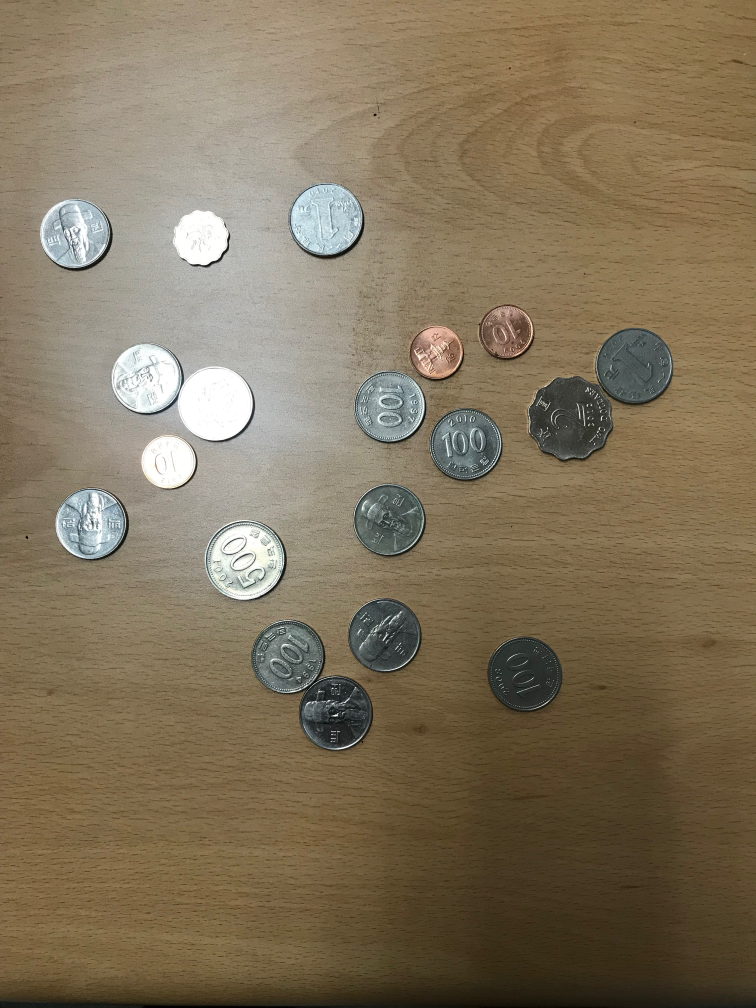
#> input picture HW1/IMG_8256.JPG, 3024 x 4032 px, found by its file name (shown at 1/4 size)
$ jupyter execute coin_4.ipynb
#> lines starting #> are read from the running program, lines starting #| are printed output that depends on the picture
[cell 1]
import numpy as np
import cv2
import matplotlib.pyplot as plt

ret = cv2.imread("IMG_8256.JPG")
#> ret is the input picture: shape (4032, 3024, 3); mean B, G, R 91, 115.2, 129.4
roi = ret[500:3200,0:2800]
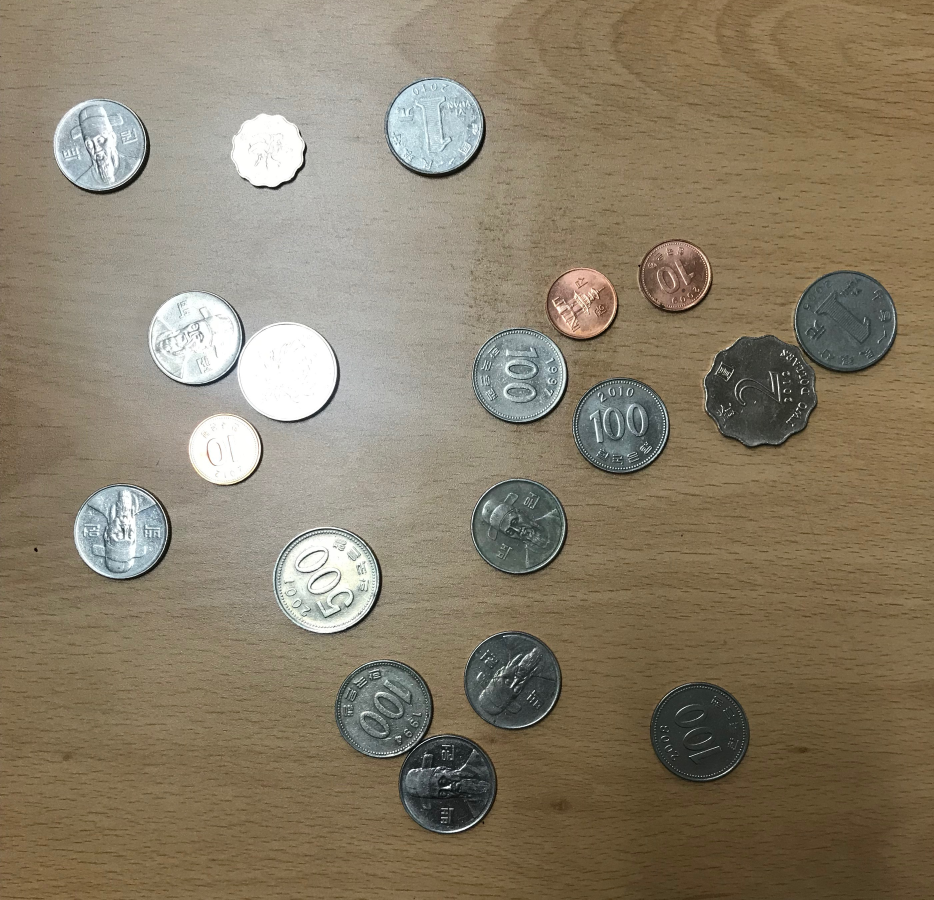
#> roi: shape (2700, 2800, 3) (shown at 1/3 size); mean B, G, R 104.8, 125.8, 137.4

plt.imshow(roi)

[cell 2]
gray = cv2.cvtColor(roi, cv2.COLOR_BGR2GRAY)
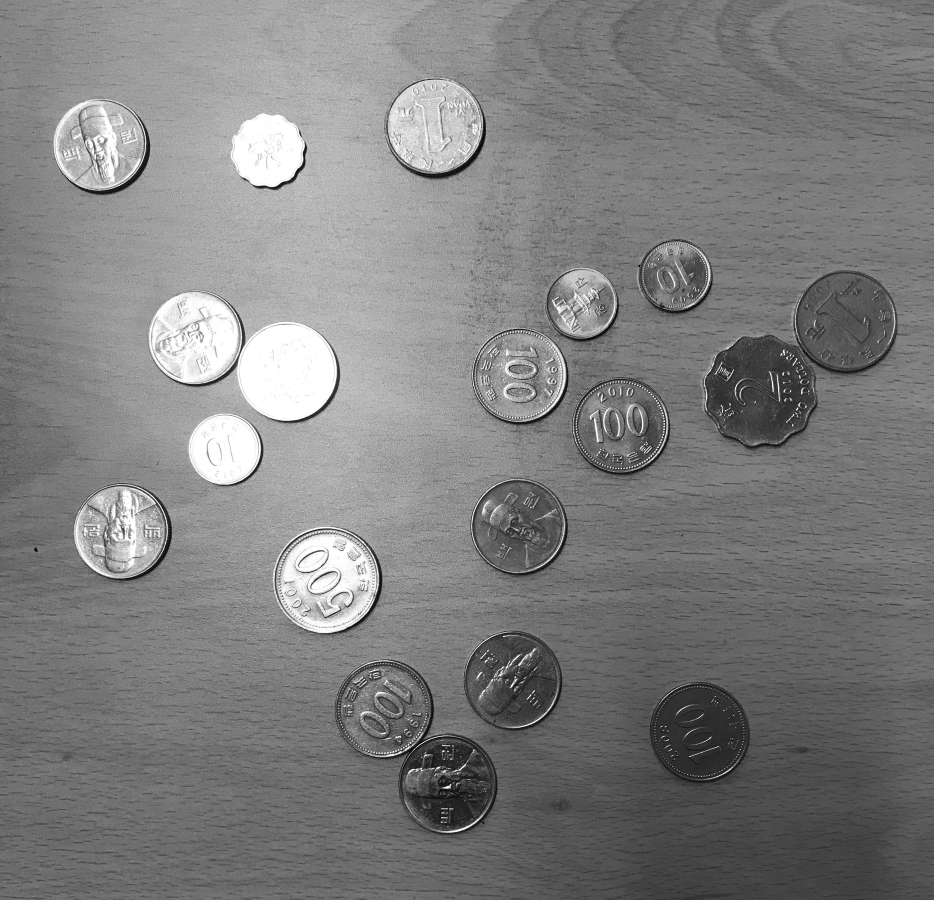
#> gray: shape (2700, 2800) (shown at 1/3 size); min 0, max 255, mean 126.9
gray = cv2.bilateralFilter(gray,23,101,101)
gray = cv2.GaussianBlur(gray, (13,11), 0)
gray_blur = cv2.medianBlur(gray,7)

plt.imshow(gray_blur, 'gray')

[cell 3]
circles = cv2.HoughCircles(gray_blur, cv2.HOUGH_GRADIENT, 0.9, 120, param1 = 50, param2 = 30, minRadius = 100, maxRadius = 180)
#> circles = 15 rows, first 8: [1555.5, 1578.5, 138.7], [1558.5, 1123.5, 139], [584.5, 1013.5, 137.8], [975.5, 1736.5, 160.8], [297.5, 434.5, 137.6], [362.5, 1592.5, 141.8], [1862.5, 1275.5, 140.9], [860.5, 1115.5, 149.2]
circles_rnd = np.uint16(np.around(circles))
#> circles_rnd = 15 rows, first 8: [1556, 1578, 139], [1558, 1124, 139], [584, 1014, 138], [976, 1736, 161], [298, 434, 138], [362, 1592, 142], [1862, 1276, 141], [860, 1116, 149]

print(circles_rnd.shape)
#| (1, 15, 3)

[cell 4]
count = 1
for i in circles_rnd[0, :]:
    cv2.circle(roi, (i[0],i[1]),i[2],(0,0,150), 15)
    cv2.circle(roi, (i[0],i[1]),2,(0, 0, 0), 5)
    cv2.putText(roi, str(count), (i[0]-70,i[1]+30), cv2.FONT_HERSHEY_SIMPLEX, 3.3, (0,0,150), 15)
    count += 1

    plt.rcParams["figure.figsize"] = (16,9)
    plt.imshow(roi)
#> this loop made 15 passes
#> i on passes 1 to 12: [1556, 1578, 139], [1558, 1124, 139], [584, 1014, 138], [976, 1736, 161], [298, 434, 138], [362, 1592, 142], [1862, 1276, 141], [860, 1116, 149], [1306, 378, 140], [674, 1348, 107], [2030, 824, 101], [1340, 2354, 143]
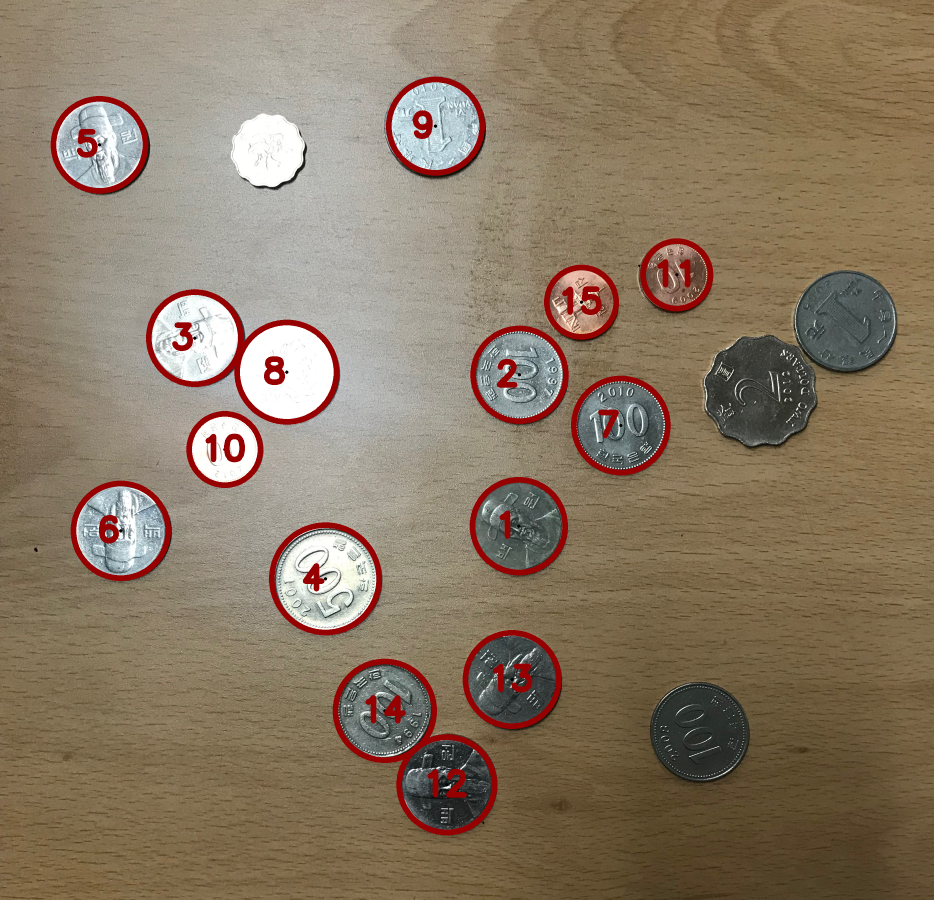
#> roi: shape (2700, 2800, 3) (shown at 1/3 size); mean B, G, R 100.3, 121.1, 138
#> after the loop, count = 16
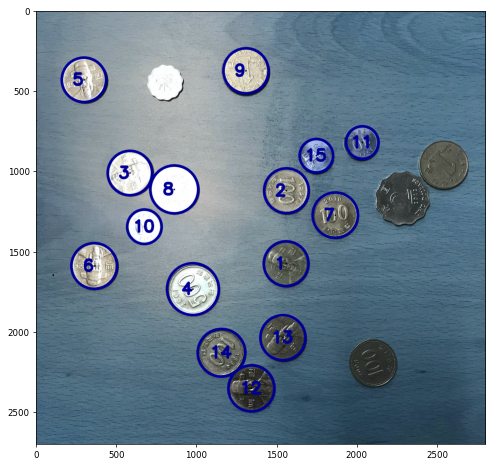
#> figure drawn by matplotlib, 1 panel; B, G, R data is drawn as R, G, B

$ run again, with HW1/IMG_8253.JPG copied over HW1/IMG_8256.JPG
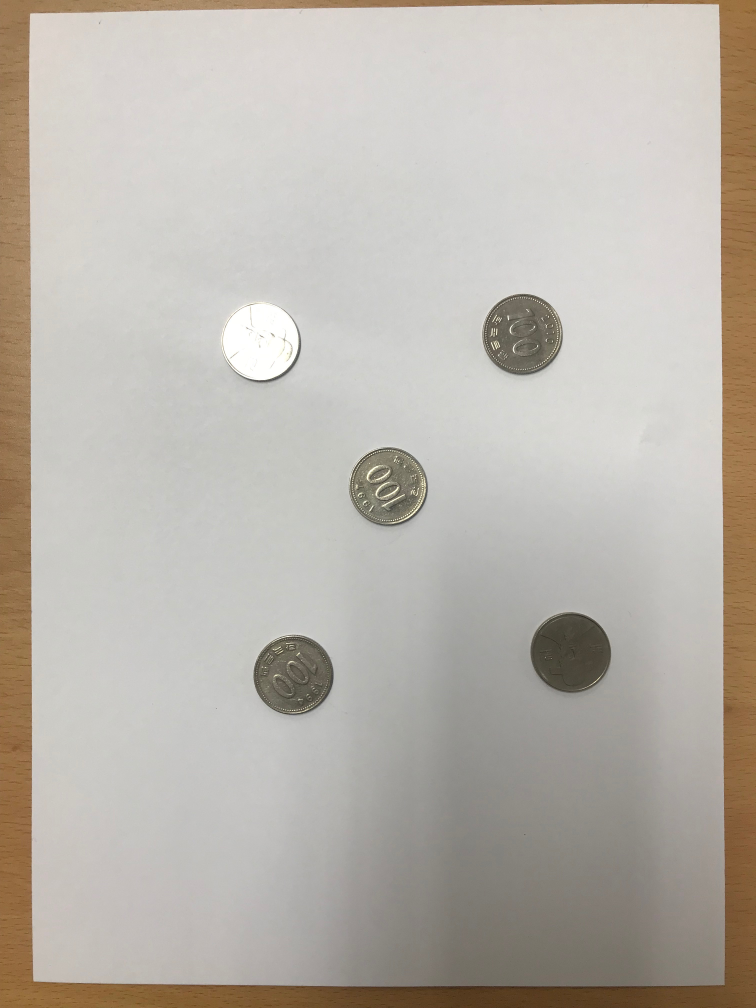
#> input picture HW1/IMG_8253.JPG, 3024 x 4032 px, found by its file name (shown at 1/4 size)
#> ret is the input picture: shape (4032, 3024, 3); mean B, G, R 171.9, 180, 185.8
#> `gray = cv2.cvtColor(roi, cv2.COLOR_BGR2GRAY)`:
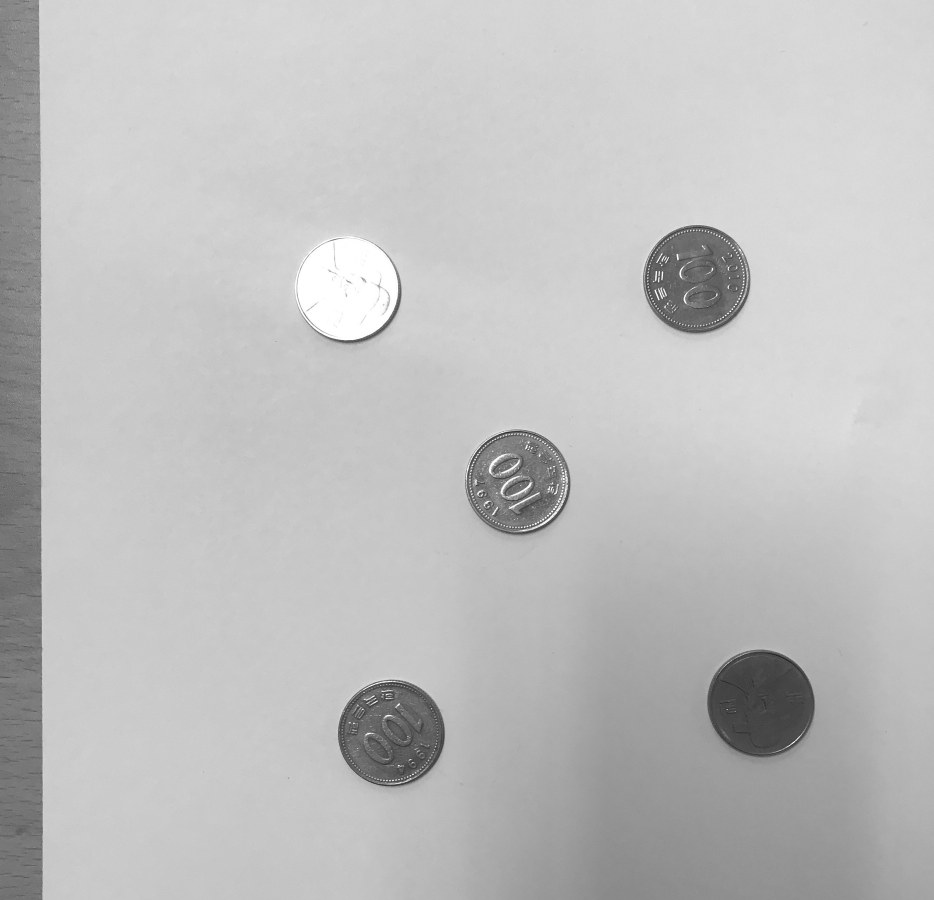
#> gray: shape (2700, 2800) (shown at 1/3 size); min 19, max 255, mean 191
#> circles = [[2090.5, 837.5, 162.5], [1174.5, 2199.5, 160.4], [1554.5, 1448.5, 157.1], [1039.5, 865.5, 154.7], [2280.5, 2112.5, 163.1]]
#> circles_rnd = [[2090, 838, 162], [1174, 2200, 160], [1554, 1448, 157], [1040, 866, 155], [2280, 2112, 163]]
#| (1, 5, 3)
#> the loop `for i in circles_rnd[0, :]:` made 5 passes
#> after the loop `for i in circles_rnd[0, :]:`: count = 6
#> `[cell 4] count = 1 for i in circles_rnd[0, :]: cv2.circle(roi, (i[0],i..`:
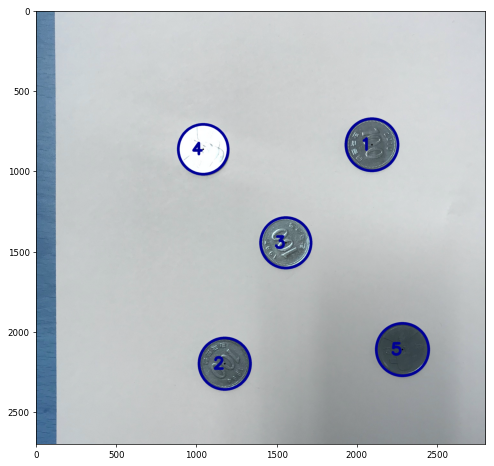
#> figure drawn by matplotlib, 1 panel; B, G, R data is drawn as R, G, B

$ run again, with HW1/IMG_8255.JPG copied over HW1/IMG_8256.JPG
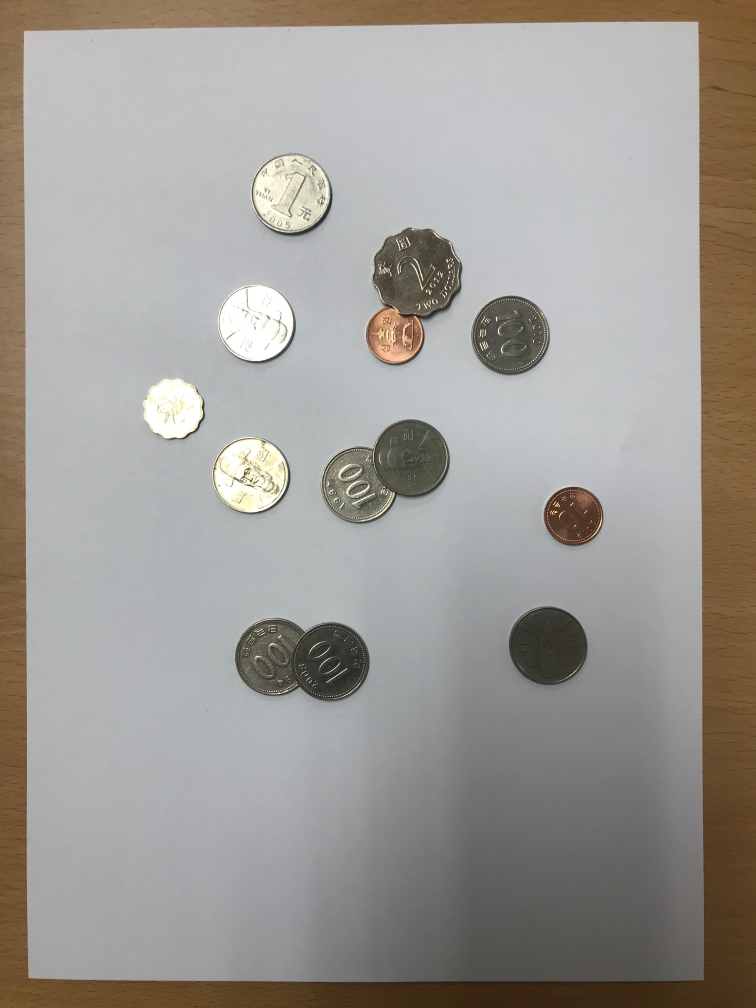
#> input picture HW1/IMG_8255.JPG, 3024 x 4032 px, found by its file name (shown at 1/4 size)
#> ret is the input picture: shape (4032, 3024, 3); mean B, G, R 149.8, 154.6, 158.1
#> circles = [[2041.5, 842.5, 157.4], [1020.5, 791.5, 152.1], [1161.5, 272.5, 156.5], [1000.5, 1399.5, 149.6], [1098.5, 2127.5, 157.5], [2190.5, 2079.5, 155.4], [1640.5, 1336.5, 158.1], [1320.5, 2145.5, 156.6], [1433.5, 1434.5, 145.1], [1580.5, 844.5, 117.9], [2294.5, 1563.5, 117.4], [1233.5, 2031.5, 106.2]]
#> circles_rnd = [[2042, 842, 157], [1020, 792, 152], [1162, 272, 156], [1000, 1400, 150], [1098, 2128, 158], [2190, 2080, 155], [1640, 1336, 158], [1320, 2146, 157], [1434, 1434, 145], [1580, 844, 118], [2294, 1564, 117], [1234, 2032, 106]]
#| (1, 12, 3)
#> the loop `for i in circles_rnd[0, :]:` made 12 passes
#> after the loop `for i in circles_rnd[0, :]:`:
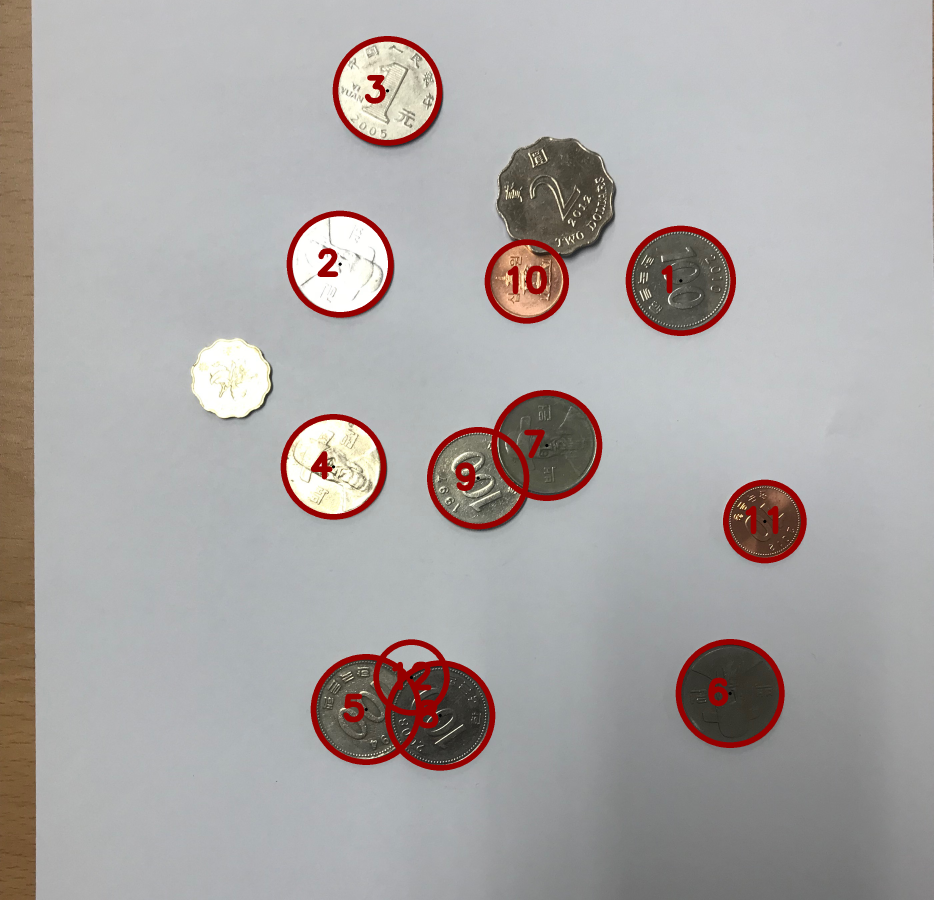
#> roi: shape (2700, 2800, 3) (shown at 1/3 size); mean B, G, R 165.3, 166.4, 170.3
#> after the loop `for i in circles_rnd[0, :]:`: count = 13
#> `[cell 4] count = 1 for i in circles_rnd[0, :]: cv2.circle(roi, (i[0],i..`:
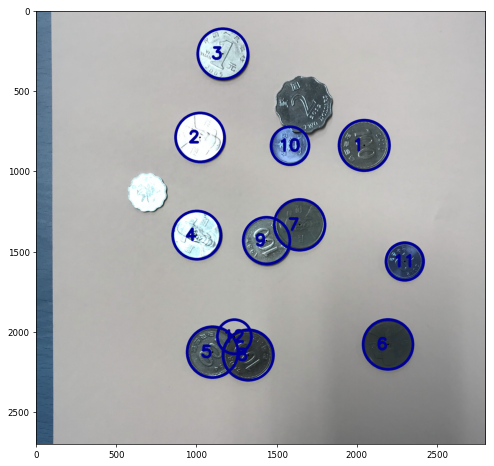
#> figure drawn by matplotlib, 1 panel; B, G, R data is drawn as R, G, B
